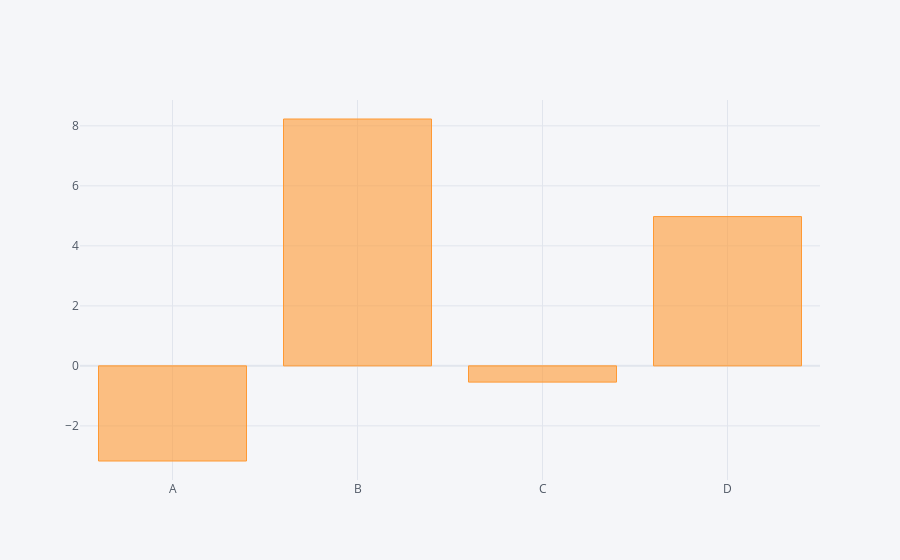

Notebook cell for this chart:
### Code cell
df.sum().iplot(kind='bar')

### Figure 1 — Plotly figure (JSON) as saved in the notebook; plotly's stock layout.template omitted (floating-point values rounded to 4 significant figures)
{"data": [{"marker": {"color": "rgba(255, 153, 51, 0.6)", "line": {"color": "rgba(255, 153, 51, 1.0)", "width": 1}}, "name": "None", "orientation": "v", "text": "", "type": "bar", "x": ["A", "B", "C", "D"], "y": [-3.171, 8.228, -0.5418, 4.975]}], "layout": {"legend": {"bgcolor": "#F5F6F9", "font": {"color": "#4D5663"}}, "paper_bgcolor": "#F5F6F9", "plot_bgcolor": "#F5F6F9", "title": {"font": {"color": "#4D5663"}}, "xaxis": {"gridcolor": "#E1E5ED", "showgrid": true, "tickfont": {"color": "#4D5663"}, "title": {"font": {"color": "#4D5663"}, "text": ""}, "zerolinecolor": "#E1E5ED"}, "yaxis": {"gridcolor": "#E1E5ED", "showgrid": true, "tickfont": {"color": "#4D5663"}, "title": {"font": {"color": "#4D5663"}, "text": ""}, "zerolinecolor": "#E1E5ED"}}}
